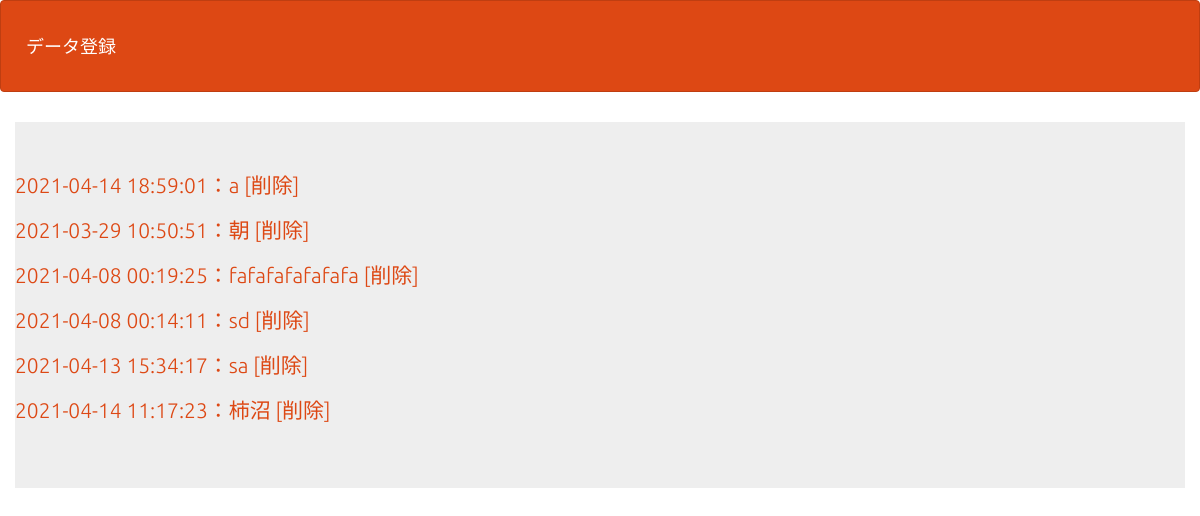
The app's page /select.php (signed in) with its own data.
### tables this page shows
CREATE TABLE `gs_bm_table` (
  `id` int(12) NOT NULL,
  `bookname` varchar(64) NOT NULL,
  `bookurl` text NOT NULL,
  `bookcomment` text NOT NULL,
  `indate` datetime NOT NULL
);

### select.php (the view, shortened to what this page needs)
<?php
$pdo = db_conn();
$stmt = $pdo->prepare("SELECT * FROM gs_bm_table");
$status = $stmt->execute();
$view = "";
if ($status == false) {
    sql_error($status);
}else{
    while( $result = $stmt->fetch(PDO::FETCH_ASSOC)){
        $view .= '<p>';
        $view .= '<a href="detail.php?id=' . $result['id'] . '">';
        $view .= $result["indate"] . "：" . $result["bookname"];
        $view .= '</a>';
        $view .= '<a href="delete.php?id=' . $result['id'] . '">';
        $view .= "   [削除]";
        $view .= '</a>';
        $view .= '</p>';
    }
}
?>
<!DOCTYPE html>
<html lang="ja">
<head>
<link rel="stylesheet" href="css/range.css">
<link href="css/bootstrap.min.css" rel="stylesheet">
</head>
<body id="main">
<header>
    <nav class="navbar navbar-default">
    <div class="container-fluid">
        <div class="navbar-header">
        <a class="navbar-brand" href="index.php">データ登録</a>
        </div>
    </div>
    </nav>
</header>
<div>
<div class="container jumbotron">
            <?= $view ?>
        </div>
</div>
</body>
</html>

### select.php (style rules this page uses)
div { padding: 10px;font-size:16px; }

### records on screen
gs_bm_table: value "2021-04-14 18:59:01：a [削除]"
gs_bm_table: value "2021-03-29 10:50:51：朝 [削除]"
gs_bm_table: value "2021-04-08 00:19:25：fafafafafafafa [削除]"
gs_bm_table: value "2021-04-08 00:14:11：sd [削除]"
gs_bm_table: value "2021-04-13 15:34:17：sa [削除]"
gs_bm_table: value "2021-04-14 11:17:23：柿沼 [削除]"
